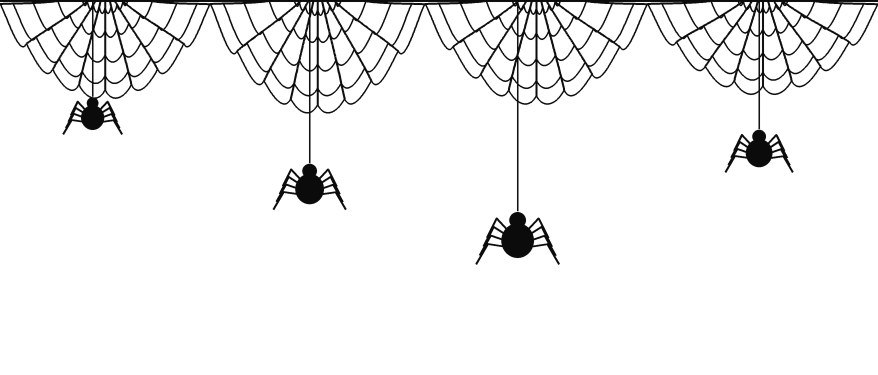
#> input picture macos/WebDecor/center-web.png, 1756 x 750 px (shown at 1/2 size)
$ python generate-web-social-preview.py
#> lines starting #> are read from the running program, lines starting #| are printed output that depends on the picture
#!/usr/bin/env python3
"""Render Spooky's original spiders descending over a minimal macOS desktop."""

from pathlib import Path
import math
import subprocess

from PIL import Image, ImageDraw, ImageFilter, ImageFont

ROOT = Path(__file__).resolve().parents[1]
OUT = ROOT / "docs" / "media"
OUT.mkdir(parents=True, exist_ok=True)
VIDEO = OUT / "web-social.mp4"
POSTER = OUT / "web-social-poster.png"
W, H, FPS, SECONDS = 1200, 675, 24, 9
FONT = "/System/Library/Fonts/SFNS.ttf"
WEB_SOURCE = Image.open(ROOT / "macos" / "WebDecor" / "center-web.png").convert("RGBA")
#> WEB_SOURCE is the input picture: PIL image 1756x750 RGBA; mean R, G, B, A 0.9, 0.8, 0.9, 14.5
SPIDER_SOURCE = Image.open(ROOT / "macos" / "WebDecor" / "spider.png").convert("RGBA")
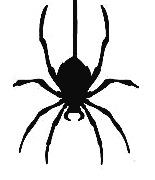
#> input picture macos/WebDecor/spider.png, 155 x 180 px
#> SPIDER_SOURCE is the input picture: PIL image 155x180 RGBA; mean R, G, B, A 12, 12, 12, 35.3
SPIDER_LAYOUT = ((185, 193, 34, 180), (619, 326, 42, 210),
                 (1035, 422, 48, 192), (1518, 258, 39, 172))
SCALE = W / WEB_SOURCE.width
#> SCALE = 0.683
# Remove the baked-in spiders so their original silhouettes can descend separately.
web_without_spiders = WEB_SOURCE.copy()
erasure = ImageDraw.Draw(web_without_spiders)
SPIDERS = []
for cx, drop, radius, fringe in SPIDER_LAYOUT:
    native_scale = radius / 42
    width = round(SPIDER_SOURCE.width * native_scale)
    height = round(SPIDER_SOURCE.height * native_scale)
    erasure.rectangle((cx - 5, fringe, cx + 5, drop + height + 5), fill=(0, 0, 0, 0))
    erasure.rectangle((cx - width/2 - 5, drop - 2, cx + width/2 + 5, drop + height + 5), fill=(0, 0, 0, 0))
    SPIDERS.append((round(cx*SCALE), round(drop*SCALE), round(fringe*SCALE),
                    SPIDER_SOURCE.resize((round(width*SCALE), round(height*SCALE)), Image.Resampling.LANCZOS)))
#> after the loop, SPIDERS = 4 items
WEB = web_without_spiders.resize((W, round(W * WEB_SOURCE.height / WEB_SOURCE.width)), Image.Resampling.LANCZOS)
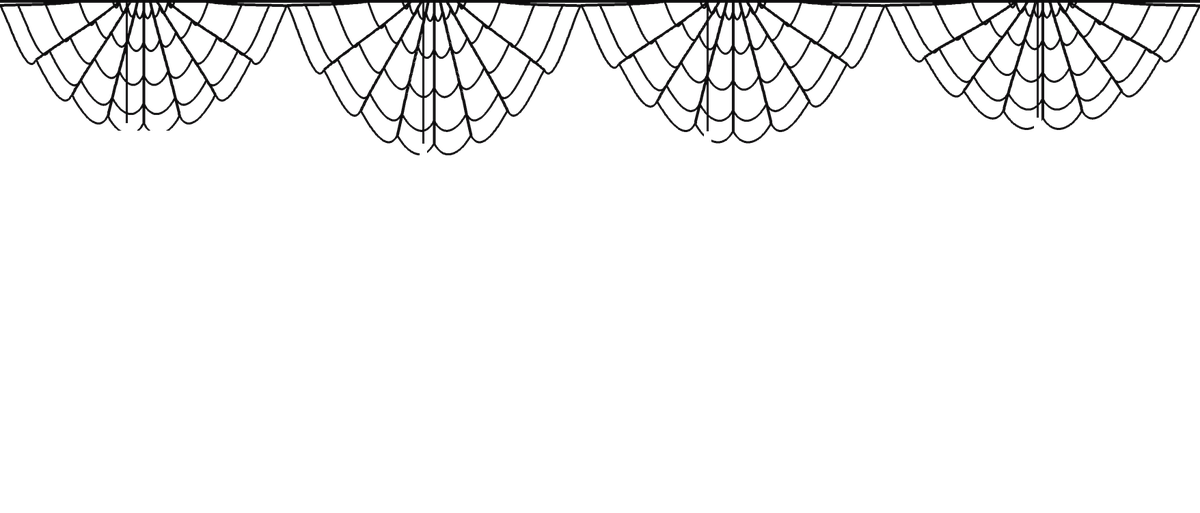
#> WEB: PIL image 1200x513 RGBA; mean R, G, B, A 0.7, 0.6, 0.7, 10.5; transparent parts drawn white
#> (the run stopped early here; a loop or call above may not have finished)
